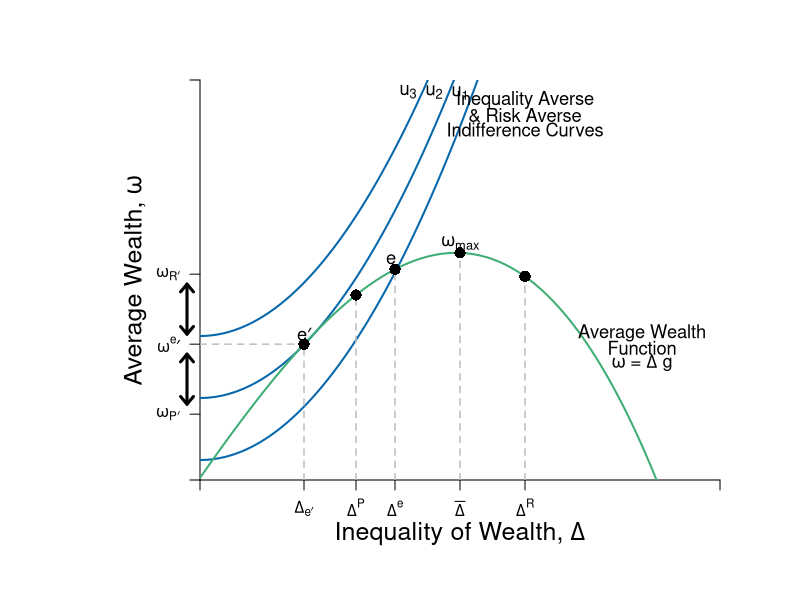

The R script that drew this image:
#Graph Designer: Simon Halliday & Riley Boeth '17
#Authors: Bowles, Foley and Halliday
#Title: Coordination, Conflict and Competition: A Text in Microeconomics

library(shape)
pdf(file = "risk/risks_inequality_ineq.pdf", width = 10, height = 8)


#Set parameters for graphics
axislabelsize <- 1.5
labelsize <- 1.1
graphlinewidth <- 2
segmentlinewidth <- 1.5

COL <- c("#7fc97f", "#beaed4", "#fdc086", "#ffff99", "#386cb0", "#f0027f", "#bf5b17", "#666666")
COLA <- c("#e0f3db", "#99d8c9","#66c2a4","#41ae76", "#238b45", "#005824")
COLB <- c("#c6dbef", "#4eb3d3", "#2b8cbe", "#0868ac","#084081")
COLC <- c("#fcfbfd", "#efedf5", "#dadaeb", "#bcbddc", "#9e9ac8", "#807dba", "#6a51a3", "#54278f", "#3f007d")

#Edited the margins to cater for the larger LHS labels
par(mar =  c(6, 10, 4, 4))

#Indifference curves of a risk-averse homo economicus (2nd graph out of the two for 4.7)

indiffA <- function(x, ua=2) {
  ua + (1/12)*(x)^2
}

#Average wealth function 

avgwealth <- function(x,y){
  (1.08)*((-1/35)*(((-((.9)*x-36))^2))+36.8+((-1/10)*(x-4)+(-1/1000)*((x-3)^3)))
}

#Add limits on axes and levels of utility for each indifference curve
ylims <- c(0, 40)
xlims <- c(0, 40)

npts <- 501 
x <- seq(xlims[1], xlims[2], length.out = npts)
y <- seq(ylims[1], ylims[2], length.out = npts) 

plot(0, 0, xlim = xlims, ylim = ylims, type = "n",
     xlab = expression(paste("")),
     ylab = expression(paste("")), 
     xaxt = "n", 
     yaxt = "n", 
     cex.lab = axislabelsize, 
     bty = "n", 
     xaxs="i", 
     yaxs="i"
)

#x and y limits with plain axes without ticks/numbers to match previous graph

#ticksx <- seq(from = 0, to = xlims[2]+1, by = 4)
#xlabels <- seq(from = 0, to = xlims[2], by = 1)
ticksx <- c(xlims[1], 8, 12, 15, 20, 25, xlims[2])
xlabels <- c(NA, expression(paste(Delta[e*minute])), expression(paste(Delta^P)), expression(paste(Delta^e)), expression(paste(bar(Delta) )), expression(paste(Delta^R)), NA)
#ticksy <- seq(from = 0, to = ylims[2]+1, by = 4)
#ylabels <- seq(from = 0, to = ylims[2], by = 1)
ticksy <- c(ylims[1], avgwealth(8) - 7, avgwealth(8), avgwealth(8) + 7, ylims[2])
ylabels <- c(NA, expression(paste(omega[P*minute])), expression(paste(omega^e*minute)), expression(paste(omega[R*minute])), NA)
#text(-1, avgwealth(8)+7, expression(paste(omega, ""[R],"'")), xpd = TRUE, cex = labelsize)
#text(-1, avgwealth(8), expression(paste(omega, ""[e],"'")),  xpd = TRUE, cex = labelsize)
#text(-1, avgwealth(8)-7, expression(paste(omega, ""[P],"'")),  xpd = TRUE, cex = labelsize)


#text(8, -.9, expression(paste(Delta, ""[e],"`")),  xpd = TRUE,  cex = labelsize)
#text(12, -.9, expression(paste(Delta, ""[rawls])), xpd = TRUE, cex = labelsize)
#text(15, -.9, expression(paste(Delta, ""[e])),  xpd = TRUE,  cex = labelsize)
#text(20, -.9, expression(paste(Delta,""[max])),  xpd = TRUE,  cex = labelsize)
#text(25, -.9, expression(paste(Delta, ""[Wealthiest], " "[Rich])),  xpd = TRUE,  cex = labelsize)




axis(1,at = ticksx,  pos = 0, labels = xlabels)
axis(2,at = ticksy,  pos = 0, labels = ylabels, las = 1)

npts <- 500 
xx1 <- seq(xlims[1], xlims[2], length.out = npts)
xx2 <- seq(0, xlims[2], length.out = npts)
xx3 <- seq(xlims[1], 0, length.out = npts)
xx4 <- seq(-11, 0, length.out = npts)


lines(xx1, indiffA(xx1, ua = 2), col = COLB[4], lwd = graphlinewidth)
lines(xx1, indiffA(xx1, ua = 8.2), col = COLB[4], lwd = graphlinewidth)
lines(xx1, indiffA(xx1, ua = 14.4), col = COLB[4], lwd = graphlinewidth)
lines(xx1, avgwealth(xx1), col = COLA[4], lwd = graphlinewidth)


#Axis labels and draw linear utility function
mtext(expression(paste("Inequality of Wealth, ", Delta)), side = 1, line = 2.5, cex = axislabelsize)
text(-5, 0.5*ylims[2], expression(paste("Average Wealth, ",omega)), xpd = TRUE, cex = axislabelsize, srt = 90) 

#Label various points on line

text(8, avgwealth(8)+1, expression(paste(e*minute)), cex = labelsize)
segments(8, 0, 8, avgwealth(8), lty = 2, col = "gray", lwd = segmentlinewidth)
segments(0, avgwealth(8), 8, avgwealth(8), lty = 2, col = "gray", lwd = segmentlinewidth)
points(8, avgwealth(8), pch = 16, col = "black", cex = 1.5)

segments(25, 0, 25, avgwealth(25), lty = 2, col = "gray", lwd = segmentlinewidth)
points(25, avgwealth(25), pch = 16, col = "black", cex = 1.5)

text(20, avgwealth(20)+1, expression(paste(omega, ""[max])), cex = labelsize)
segments(20, 0, 20, avgwealth(20), lty = 2, col = "gray", lwd = segmentlinewidth)
points(20, avgwealth(20), pch = 16, col = "black", cex = 1.5)

text(14.7, avgwealth(15)+1, expression(paste("e")), cex = labelsize)
segments(15, 0, 15, avgwealth(15), lty = 2, col = "gray", lwd = segmentlinewidth)
points(15, avgwealth(15), pch = 16, col = "black", cex = 1.5)

segments(12, 0, 12, avgwealth(12), lty = 2, col = "gray", lwd = segmentlinewidth)
points(12, avgwealth(12), pch = 16, col = "black", cex = 1.5)

#Label relevant points on axes

#Add arrow beside y axis and points on axis

arrows(-1, avgwealth(8)+6, -1, avgwealth(8)+1, col = "black", code =3, arr.type = "simple", xpd = TRUE, length = 0.1, angle = 40, lwd = 3)
arrows(-1, avgwealth(8)-6, -1, avgwealth(8)-1, col = "black", code = 3, arr.type = "simple", xpd = TRUE, length = 0.1, angle = 40, lwd = 3)

#points(0, avgwealth(8)+7, pch = 16, col = "black", cex = 1.5, xpd = TRUE)
#points(0, avgwealth(8), pch = 16, col = "black", cex = 1.5,xpd = TRUE)
#points(0, avgwealth(8)-7, pch = 16, col = "black", cex = 1.5,xpd = TRUE)

#label the three indifference curves

text(20, indiffA(20)+3.355, expression(paste(u[1])), xpd = TRUE, cex = labelsize)
text(18, indiffA(18)+9.8, expression(paste(u[2])),  xpd = TRUE, cex = labelsize)
text(16, indiffA(16)+15.5, expression(paste(u[3])),  xpd = TRUE, cex = labelsize)

#Label average wealth curve and indifference curves generally

text(34, avgwealth(30)+1.5, expression(paste("Average Wealth")), xpd = TRUE, cex = labelsize)
text(34, avgwealth(30), expression(paste("Function")), xpd = TRUE, cex = labelsize)
text(34, avgwealth(30)-1.5, expression(paste(omega, " = ",Delta," g")), xpd = TRUE, cex = labelsize)

text(25, 38, expression(paste("Inequality Averse")), xpd = TRUE, cex = labelsize)
text(25, 36.5, expression(paste("& Risk Averse")), xpd = TRUE, cex = labelsize)
text(25, 35, expression(paste("Indifference Curves")), xpd = TRUE, cex = labelsize)


dev.off()
